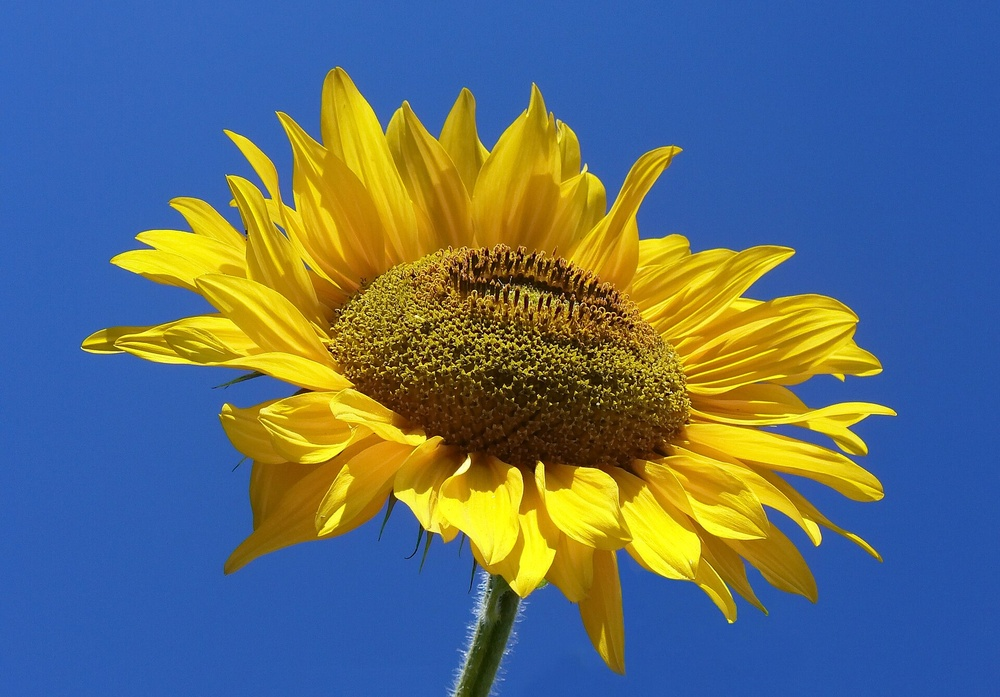
#> input picture Sunflower_from_Silesia2.jpg, 1000 x 697 px, shrunk from 1920 x 1339 before the run
$ jupyter execute Image_Processing_Lab9.ipynb
#> lines starting #> are read from the running program, lines starting #| are printed output that depends on the picture
# Assignment 9

[cell 1]
import cv2
import numpy as np
import matplotlib.pyplot as plt
from scipy.signal import wiener
from skimage.feature import local_binary_pattern

gray_img = cv2.imread('Sunflower_from_Silesia2.jpg', cv2.IMREAD_GRAYSCALE)
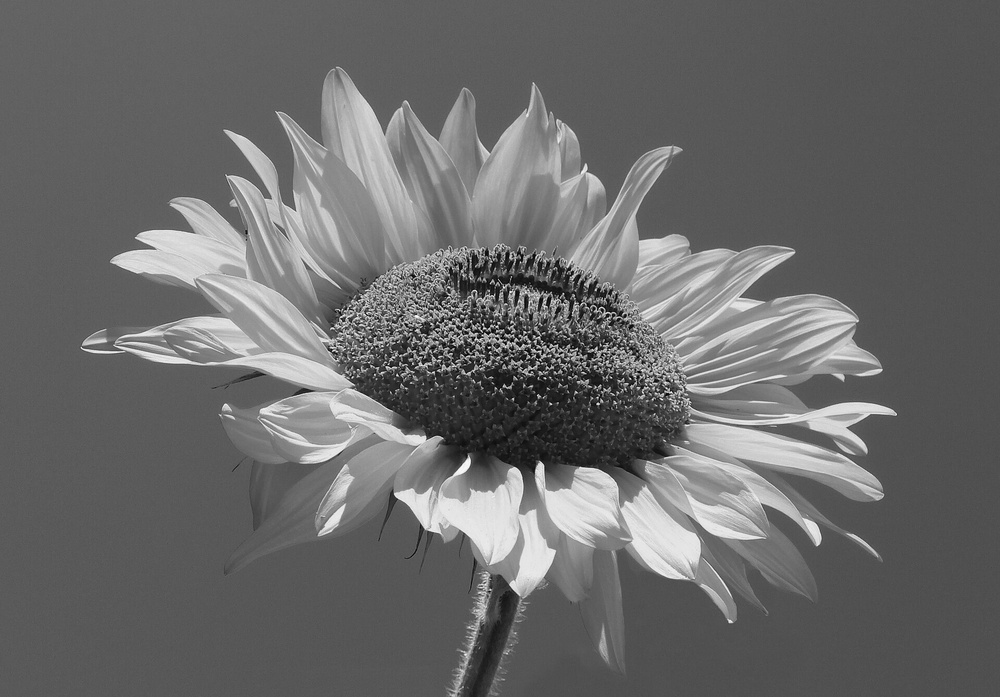
#> gray_img: shape (697, 1000); min 0, max 253, mean 105.8

## Question 1: Local Binary Pattern (LBP)

[cell 2]
def compute_lbp(image):
    h, w = image.shape
#> h = 697; w = 1000
    lbp_img = np.zeros((h - 2, w - 2), dtype=np.uint8)

    offsets = [
        (-1, -1, 0),
        (-1,  0, 1),
        (-1,  1, 2),
        ( 0,  1, 3),
        ( 1,  1, 4),
        ( 1,  0, 5),
        ( 1, -1, 6),
        ( 0, -1, 7)
    ]

    center = image[1:-1, 1:-1]
    for dy, dx, power in offsets:
        neighbor = image[1 + dy : h - 1 + dy, 1 + dx : w - 1 + dx]
        bit = (neighbor >= center).astype(np.uint8)
        lbp_img += bit * (2 ** power)
#> this loop made 8 passes
#> pass 1, in compute_lbp, `neighbor = image[1 + dy : h - 1 + dy, 1 + dx : w - 1 + dx]`:
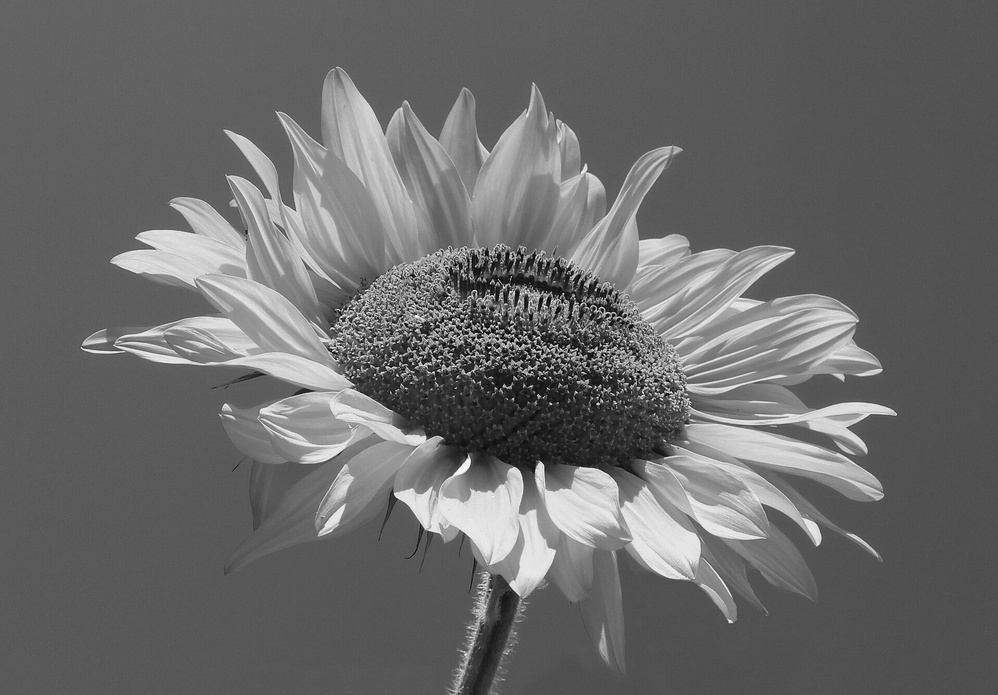
#> neighbor: shape (695, 998); min 0, max 253, mean 105.9
#> pass 1, in compute_lbp, `bit = (neighbor >= center).astype(np.uint8)`:
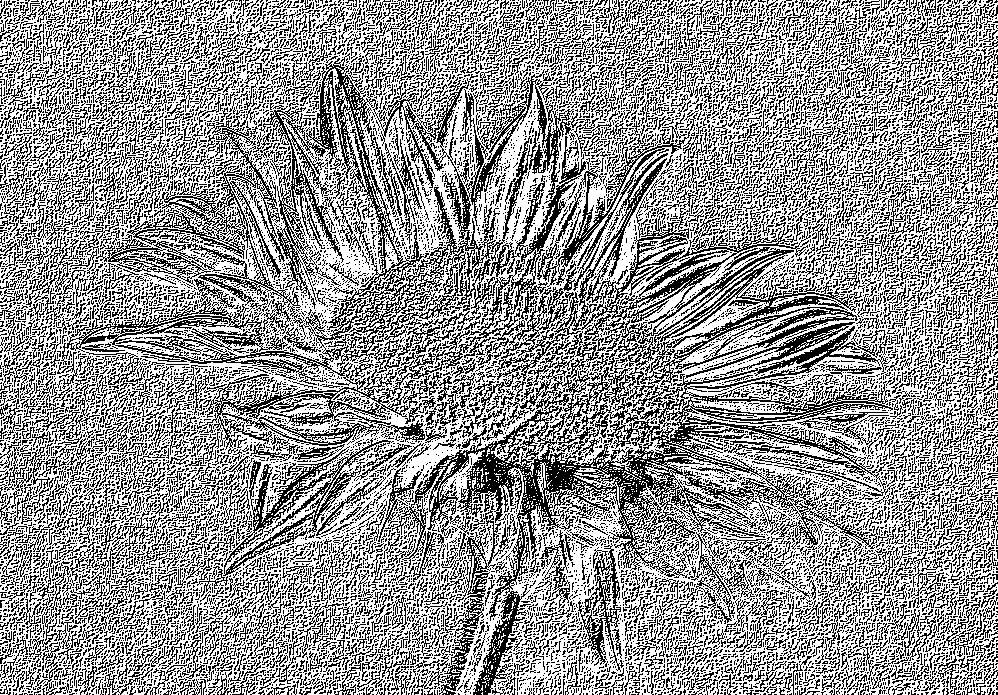
#> bit: shape (695, 998); values 0 (black) and 1 (white), 59.2% white; black in thin lines or dots
#> pass 2, in compute_lbp, `bit = (neighbor >= center).astype(np.uint8)`:
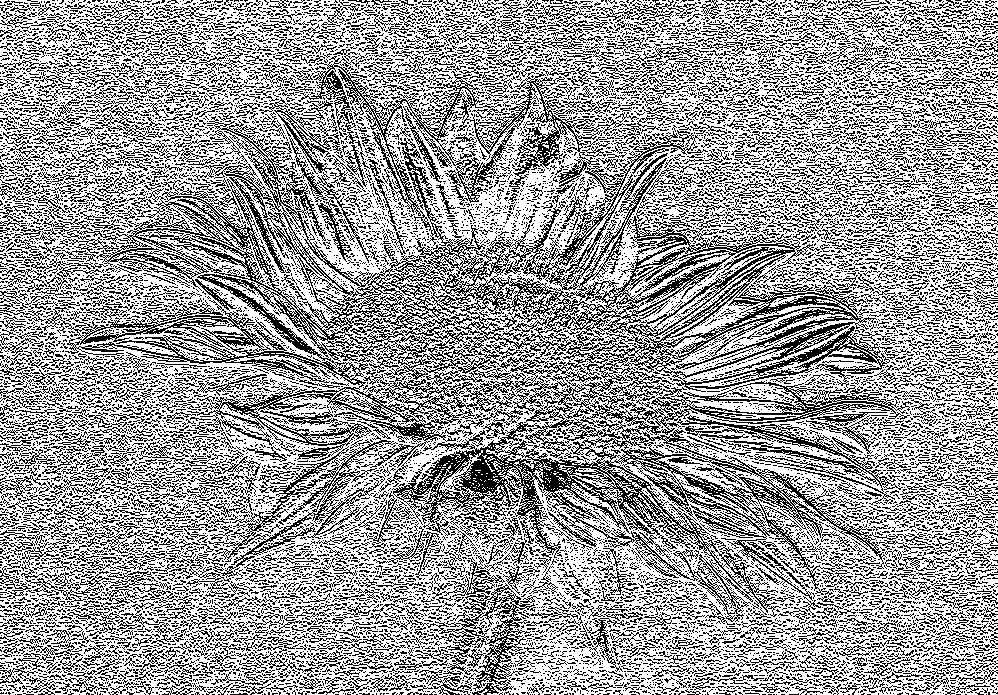
#> bit: shape (695, 998); values 0 (black) and 1 (white), 62% white; black in thin lines or dots
#> after the loop:
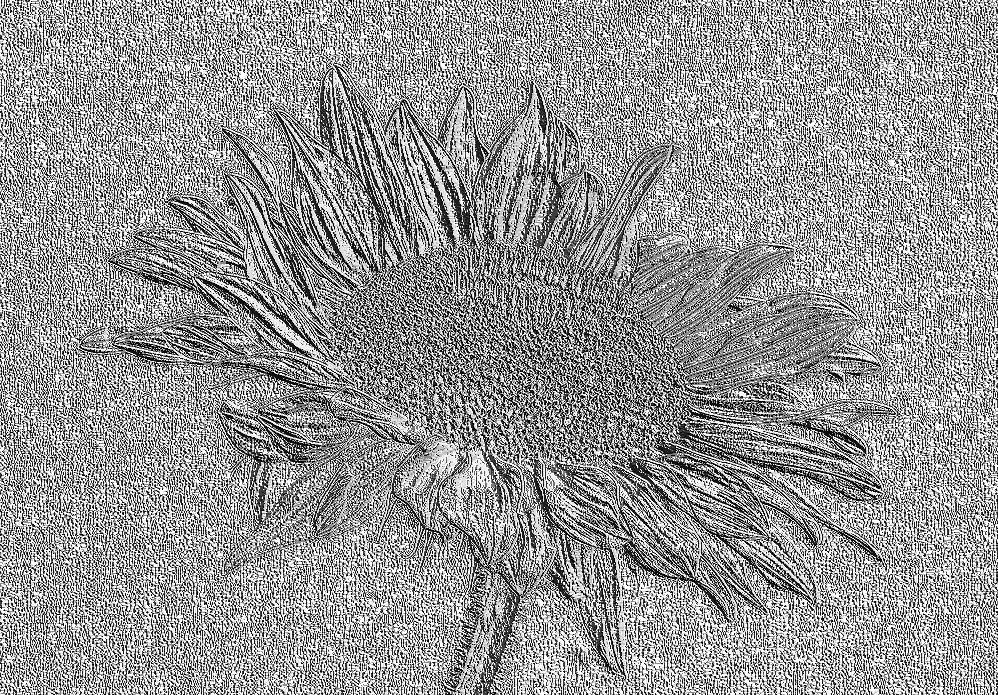
#> lbp_img: shape (695, 998); min 0, max 255, mean 150.1

    return lbp_img

lbp_result = compute_lbp(gray_img)
lbp_hist, _ = np.histogram(lbp_result.ravel(), bins=256, range=[0, 256])
#> lbp_hist = 256 values, max 104897 at index 255, min 88 at index 85, mean 2709.4

plt.figure(figsize=(15, 5))

plt.subplot(1, 3, 1)
plt.title('Original Image')
plt.imshow(gray_img, cmap='gray')
plt.axis('off')

plt.subplot(1, 3, 2)
plt.title('Local Binary Pattern (LBP) Image')
plt.imshow(lbp_result, cmap='gray')
plt.axis('off')

plt.subplot(1, 3, 3)
plt.title('LBP Feature Histogram')
plt.bar(range(256), lbp_hist, color='purple', width=1)
plt.xlim([0, 255])
plt.xlabel('LBP Code')
plt.ylabel('Frequency')

plt.tight_layout()
plt.show()
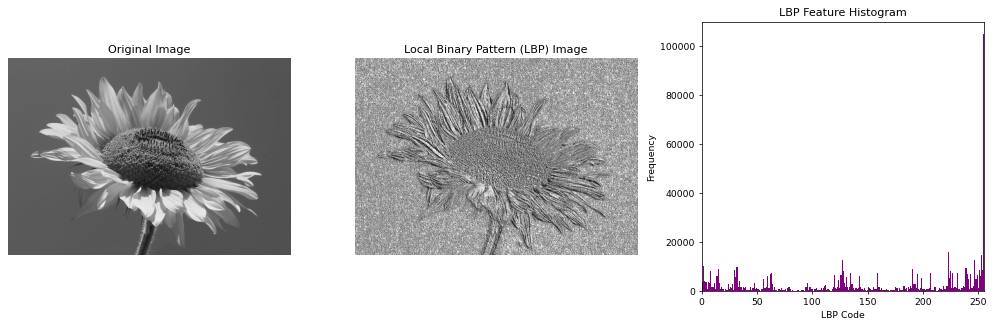
#> figure drawn by matplotlib, 3 panels; panel 3: tallest bar 104897 high, from x = 254.5 to 255.5

## Question 2: Denoising Filters (3x3 and 5x5)

[cell 3]
np.random.seed(42)

gauss_noise = np.random.normal(0, 25, gray_img.shape)
noisy_gauss = np.uint8(np.clip(gray_img.astype(np.float64) + gauss_noise, 0, 255))

speckle_noise = np.random.normal(0, 0.15, gray_img.shape)
noisy_speckle = np.uint8(np.clip(gray_img.astype(np.float64) * (1.0 + speckle_noise), 0, 255))

def compute_psnr(clean, denoised):
    mse = np.mean((clean.astype(np.float64) - denoised.astype(np.float64)) ** 2)
    if mse == 0:
        return float('inf')
    return 10.0 * np.log10((255.0 ** 2) / mse)

[cell 4]
def run_denoising(noisy_img, clean_img, noise_name):
#> called with noise_name = 'Gaussian'
    results = {}

    for k in [3, 5]:
        w_out = wiener(noisy_img.astype(np.float64), (k, k))
        w_img = np.uint8(np.clip(w_out, 0, 255))

        med_img = cv2.medianBlur(noisy_img, k)
        gauss_filt = cv2.GaussianBlur(noisy_img, (k, k), sigmaX=1.0)
        bilat_filt = cv2.bilateralFilter(noisy_img, d=k, sigmaColor=50, sigmaSpace=50)

        results[k] = {
            'Wiener': (w_img, compute_psnr(clean_img, w_img)),
            'Median': (med_img, compute_psnr(clean_img, med_img)),
            'Gaussian': (gauss_filt, compute_psnr(clean_img, gauss_filt)),
            'Bilateral': (bilat_filt, compute_psnr(clean_img, bilat_filt))
        }
#> this loop made 2 passes
#> after the loop, results = 2 items

    plt.figure(figsize=(16, 10))
    plt.suptitle(f'Denoising Results for {noise_name} Noise', fontsize=15)

    filters = ['Wiener', 'Median', 'Gaussian', 'Bilateral']
    for idx, f_name in enumerate(filters):
        img_f, psnr = results[3][f_name]
        plt.subplot(2, 4, idx + 1)
        plt.title(f'{f_name} (3x3)\nPSNR: {psnr:.2f} dB')
        plt.imshow(img_f, cmap='gray')
        plt.axis('off')
#> this loop made 4 passes
#> psnr on passes 1 to 4: 27.04, 25.37, 26.48, 25.28

    for idx, f_name in enumerate(filters):
        img_f, psnr = results[5][f_name]
        plt.subplot(2, 4, idx + 5)
        plt.title(f'{f_name} (5x5)\nPSNR: {psnr:.2f} dB')
        plt.imshow(img_f, cmap='gray')
        plt.axis('off')
#> this loop made 4 passes
#> psnr on passes 1 to 4: 28.63, 25.33, 26.68, 27.29

    plt.tight_layout()
    plt.show()
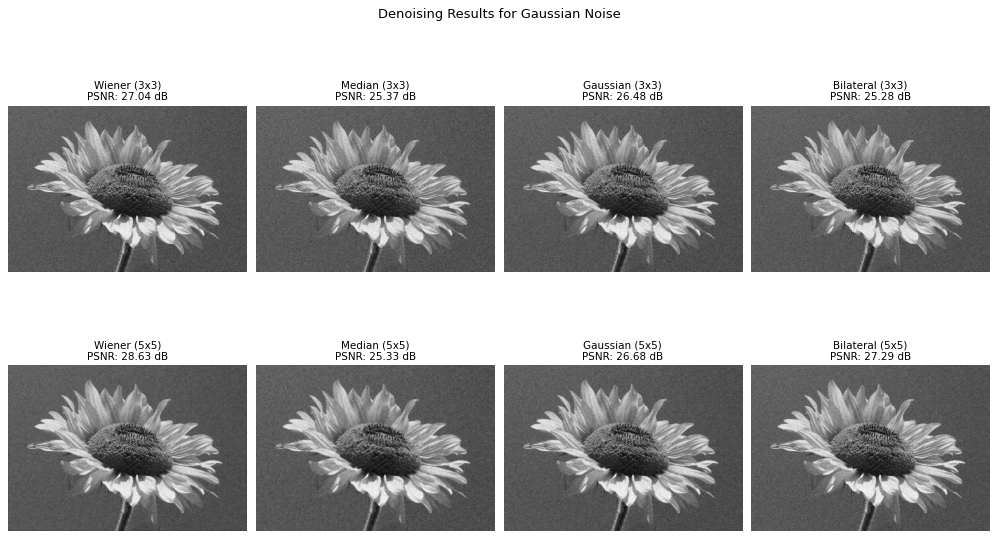
#> figure drawn by matplotlib, 8 panels

run_denoising(noisy_gauss, gray_img, 'Gaussian')
run_denoising(noisy_speckle, gray_img, 'Speckle')
#> the loop in run_denoising (call 2), `for k in [3, 5]:` made 2 passes
#> the loop in run_denoising (call 2), `for idx, f_name in enumerate(filters):` made 4 passes
#> psnr on passes 1 to 4: 28.74, 26.88, 27.95, 28.34
#> the loop in run_denoising (call 2), `for idx, f_name in enumerate(filters):` made 4 passes
#> psnr on passes 1 to 4: 29.53, 25.78, 27.63, 29.5
